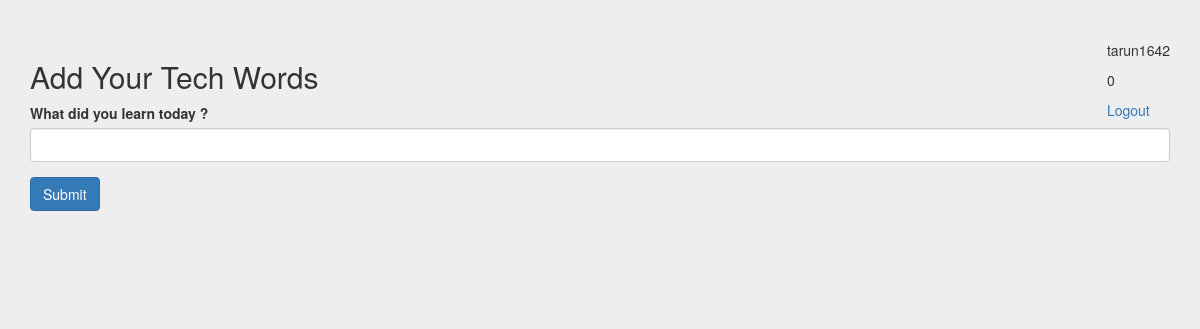
Before: /app (signed in) with the older database file.
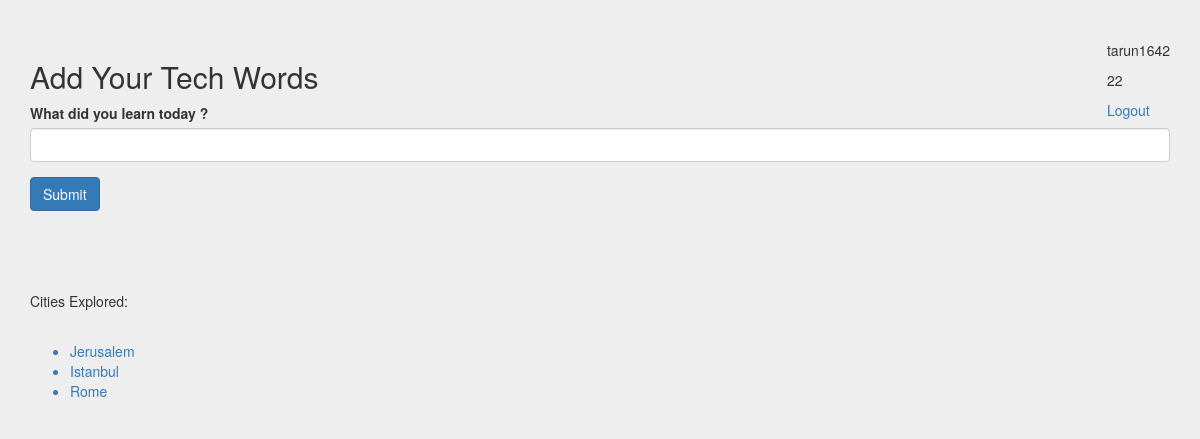
After: the same page with the newer database file.
### app.py (models this page shows)
class User(UserMixin, db.Model):
    id = db.Column(db.Integer, primary_key=True)
    username = db.Column(db.String(15), unique=True, nullable=False)
    email = db.Column(db.String(50), unique=True, nullable=False)
    password = db.Column(db.String(80), nullable=False)
    points = db.relationship('Points', backref="user", uselist=False)
    cities = db.relationship('Cities', backref="user")
    lastday = db.relationship('LoginHistory', backref="user")

class Cities(db.Model):
    id = db.Column(db.Integer, primary_key=True)
    words = db.Column(db.String, nullable=False)
    cities = db.Column(db.String, nullable=False)
    user_id = db.Column(db.Integer, ForeignKey('user.id'))

### app.py (the view, shortened to what this page needs)
@app.route('/app', methods=['POST', 'GET'])
@login_required
def app_home():
    form = TechKeyForm()
    error = None
    r_cities = None
    r_words = None
    q_user = User.query.filter_by(username=current_user.username).first()
    q_points = Points.query.filter_by(user=q_user).first()
    _cities = Cities.query.filter_by(user_id=q_user.id).all()
    g_cities = [city.cities for city in _cities]
    return render_template('app.html', form=form, points=q_points.points, error=error, username=q_user.username,
                           cities_explored=g_cities, words=r_words, r_cities=r_cities)

### app.py
class TechKeyForm(FlaskForm):
    techword = StringField('What did you learn today ?', validators=[InputRequired()])

### app.py (called while the page is built)
@login_manager.user_loader
def load_user(user_id):
    return User.query.get(int(user_id))

### templates/app.html (shortened to what this page needs)
{% extends "bootstrap/base.html" %}
{% import "bootstrap/wtf.html" as wtf %}
{% block styles %}
    {{ super() }}
    <link rel="stylesheet" href="{{ url_for('.static', filename='styles.css') }}">
{% endblock %}
{% block content %}
    <div class="container">
        <div style="float: right">
            <p>{{ username }}</p>
            <p>{{ points }}</p>
            <a href="/logout">Logout</a>
        </div>
        <div>
            <form class="form sign-in" method="POST" action="/app">
                <h2 class="form-signin-heading">Add Your Tech Words</h2>
                {{ wtf.form_field(form.techword) }}
                <button class="btn btn-primary" type="submit">Submit</button>
            </form>
        </div>
        <div>
            <div style="padding-top: 40px">
            </div>
            <div style="padding-top:40px">
                {% if cities_explored %}
                    <p>Cities Explored: </p><br>
                    <ul>
                        {% for city in cities_explored %}
                            <li class="list-inline-item text-primary">{{ city }}</li>
                        {% endfor %}
                    </ul>
                {% else %}
                    <p></p>
                {% endif %}
            </div>
        </div>
    </div>
{% endblock %}

### static/styles.css (style rules this page uses)
body { padding-top: 40px; padding-bottom: 40px; background-color: #eee; }

Changed rows visible on the page:
added Cities: cities "Jerusalem"
added Cities: cities "Istanbul"
added Cities: cities "Rome"
Other visible differences:
{{ points }}: "0" → "22"
text now shown: "Cities Explored:"
